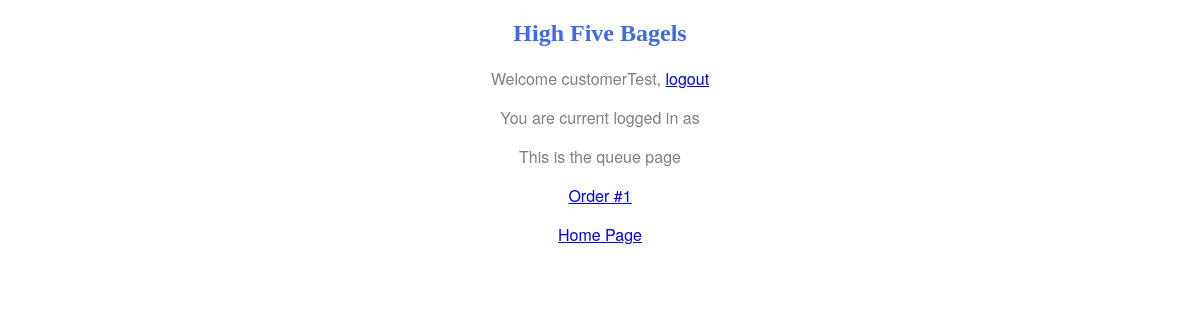
The app's page /home/queue/ (signed in), older data.
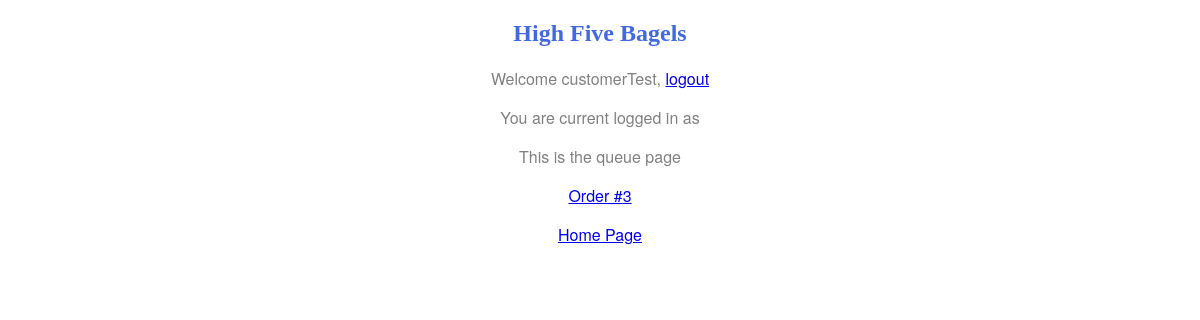
The same page, newer data.
### home/models.py (models this page shows)
class Order(models.Model):
    items = models.CharField(max_length=200, default='none')
    isMade = models.BooleanField(default=False)
    isFilled = models.BooleanField(default=False)
    bagels = []

### home/views.py (the view)
# urls.py: path('queue/', views.queue, name='queue'),
def queue(request):
    order_list = Order.objects.all()
    context = {
        'user': request.user,
        'order_list': order_list,
    }
    return render(request, 'home/queue.html', context)

### home/templates/home/queue.html (shortened to what this page needs)
{% load static %}
<!DOCTYPE html>
<html lang="en">
	<head>
		<link href="{% static 'home/style.css' %}" rel="stylesheet">
	</head>
	<body>
		<h2>High Five Bagels</h2>
		{% if user.is_authenticated %}
		<p>Welcome {{ user.username }}, <a href='/accounts/logout/?next=/'>logout</a></p>
		<p>You are current logged in as {{ group }}</p>
		<p>This is the queue page</p>
		{% for order in order_list %}
		<p><a href='/fill_order/{{ order.id }}/'>Order #{{ order.id }}</a></p>
		{% endfor %}
		<p><a href="/">Home Page</a></p>
		{% else %}
		<p>You are not currently logged in, <a href="/accounts/login/">login here.</a>
		{% endif %}
	</body>
</html>

### home/static/home/style.css (style rules this page uses)
a { text-align: center; }
h2 { text-align: center; color: RoyalBlue; }
p { text-align: center; font-family: 'helvetica neue', helvetica, sans-serif; color: grey; }

Row changes from the older to the newer data that the page shows:
removed Order: id "1"
added Order: id "3"
